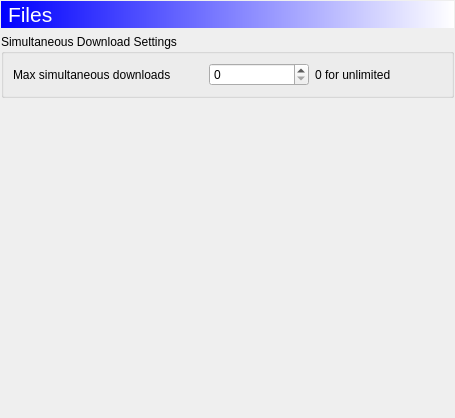
        <widget class="QWidget" name="files_Page">
         <layout class="QGridLayout" name="gridLayout_10">
          <property name="leftMargin">
           <number>1</number>
          </property>
          <property name="topMargin">
           <number>1</number>
          </property>
          <property name="rightMargin">
           <number>1</number>
          </property>
          <item row="1" column="0">
           <widget class="QGroupBox" name="groupBox_5">
            <property name="title">
             <string>Simultaneous Download Settings</string>
            </property>
            <layout class="QGridLayout" name="gridLayout">
             <item row="0" column="0">
              <widget class="QLabel" name="maxDownloadsUnitLabel">
               <property name="minimumSize">
                <size>
                 <width>190</width>
                 <height>0</height>
                </size>
               </property>
               <property name="text">
                <string>Max simultaneous downloads</string>
               </property>
              </widget>
             </item>
             <item row="0" column="1">
              <widget class="QSpinBox" name="maxDownloadsValueSpinBox">
               <property name="minimumSize">
                <size>
                 <width>100</width>
                 <height>18</height>
                </size>
               </property>
               <property name="minimum">
                <number>0</number>
               </property>
               <property name="maximum">
                <number>10000</number>
               </property>
               <property name="value">
                <number>0</number>
               </property>
              </widget>
             </item>
             <item row="0" column="2">
              <widget class="QLabel" name="maxDownloadsNameLabel">
               <property name="minimumSize">
                <size>
                 <width>80</width>
                 <height>0</height>
                </size>
               </property>
               <property name="text">
                <string>0 for unlimited</string>
               </property>
              </widget>
             </item>
             <item row="0" column="3">
              <spacer name="horizontalSpacer_10">
               <property name="orientation">
                <enum>Qt::Horizontal</enum>
               </property>
               <property name="sizeHint" stdset="0">
                <size>
                 <width>47</width>
                 <height>20</height>
                </size>
               </property>
              </spacer>
             </item>
            </layout>
           </widget>
          </item>
          <item row="2" column="0">
           <spacer name="verticalSpacer_5">
            <property name="orientation">
             <enum>Qt::Vertical</enum>
            </property>
            <property name="sizeHint" stdset="0">
             <size>
              <width>188</width>
              <height>309</height>
             </size>
            </property>
           </spacer>
          </item>
          <item row="0" column="0">
           <widget class="QFrame" name="filesframeheader">
            <property name="maximumSize">
             <size>
              <width>16777215</width>
              <height>167</height>
             </size>
            </property>
            <property name="baseSize">
             <size>
              <width>0</width>
              <height>0</height>
             </size>
            </property>
            <property name="styleSheet">
             <string notr="true">QFrame#filesframeheader{
background: qlineargradient(spread:pad, x1:0, y1:0, x2:1, y2:0, stop:0 rgba(0, 0, 255, 255), stop:1 rgba(255, 255, 255, 255));
}</string>
            </property>
            <layout class="QHBoxLayout" name="horizontalLayout_4">
             <property name="spacing">
              <number>6</number>
             </property>
             <property name="margin">
              <number>1</number>
             </property>
             <item>
              <widget class="QLabel" name="label_4">
               <property name="text">
                <string>&lt;!DOCTYPE HTML PUBLIC &quot;-//W3C//DTD HTML 4.0//EN&quot; &quot;http://www.w3.org/TR/REC-html40/strict.dtd&quot;&gt;
&lt;html&gt;&lt;head&gt;&lt;meta name=&quot;qrichtext&quot; content=&quot;1&quot; /&gt;&lt;style type=&quot;text/css&quot;&gt;
p, li { white-space: pre-wrap; }
&lt;/style&gt;&lt;/head&gt;&lt;body style=&quot; font-family:'MS Shell Dlg 2'; font-size:8.25pt; font-weight:400; font-style:normal;&quot;&gt;
&lt;p style=&quot; margin-top:0px; margin-bottom:0px; margin-left:0px; margin-right:0px; -qt-block-indent:0; text-indent:0px;&quot;&gt;&lt;img src=&quot;:/resources/transfer.png&quot; /&gt;&lt;/p&gt;&lt;/body&gt;&lt;/html&gt;</string>
               </property>
              </widget>
             </item>
             <item>
              <widget class="QLabel" name="label_3">
               <property name="text">
                <string>&lt;!DOCTYPE HTML PUBLIC &quot;-//W3C//DTD HTML 4.0//EN&quot; &quot;http://www.w3.org/TR/REC-html40/strict.dtd&quot;&gt;
&lt;html&gt;&lt;head&gt;&lt;meta name=&quot;qrichtext&quot; content=&quot;1&quot; /&gt;&lt;style type=&quot;text/css&quot;&gt;
p, li { white-space: pre-wrap; }
&lt;/style&gt;&lt;/head&gt;&lt;body style=&quot; font-family:'MS Shell Dlg 2'; font-size:8.25pt; font-weight:400; font-style:normal;&quot;&gt;
&lt;p style=&quot; margin-top:0px; margin-bottom:0px; margin-left:0px; margin-right:0px; -qt-block-indent:0; text-indent:0px;&quot;&gt;&lt;span style=&quot; font-size:16pt; color:#ffffff;&quot;&gt;Files&lt;/span&gt;&lt;/p&gt;&lt;/body&gt;&lt;/html&gt;</string>
               </property>
              </widget>
             </item>
             <item>
              <spacer name="horizontalSpacer_9">
               <property name="orientation">
                <enum>Qt::Horizontal</enum>
               </property>
               <property name="sizeHint" stdset="0">
                <size>
                 <width>308</width>
                 <height>20</height>
                </size>
               </property>
              </spacer>
             </item>
            </layout>
           </widget>
          </item>
         </layout>
        </widget>
